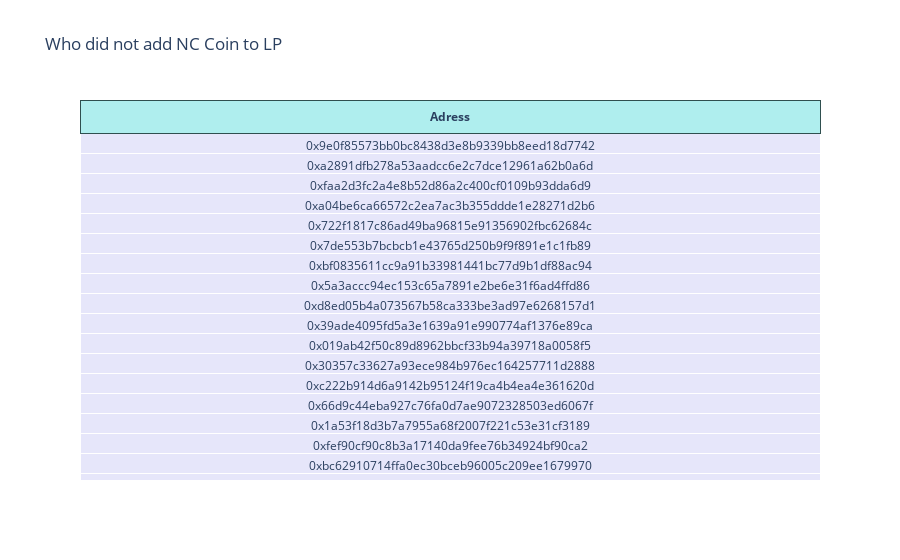

Notebook source saved alongside this figure:
### Code cell
fig = go.Figure(data=[go.Table(
    columnorder = [1],
    columnwidth = [50],
    header=dict(
        values=[['<b>Adress</b>']],
        fill_color='paleturquoise',
        align='center',
        font_size=12,
        line_color='darkslategray'
               ),
    cells=dict(
        values=[not_add_to_lp],
        fill_color='lavender',
        align=['center'],
              ))
])

fig.update_layout(title='Who did not add NC Coin to LP')
fig.show()

### Figure 1 — Plotly figure (JSON) as saved in the notebook; plotly's stock layout.template omitted (floating-point values rounded to 4 significant figures)
{"data": [{"cells": {"align": ["center"], "fill": {"color": "lavender"}, "values": [[["0x9e0f85573bb0bc8438d3e8b9339bb8eed18d7742"], ["0xa2891dfb278a53aadcc6e2c7dce12961a62b0a6d"], ["0xfaa2d3fc2a4e8b52d86a2c400cf0109b93dda6d9"], ["0xa04be6ca66572c2ea7ac3b355ddde1e28271d2b6"], ["0x722f1817c86ad49ba96815e91356902fbc62684c"], ["0x7de553b7bcbcb1e43765d250b9f9f891e1c1fb89"], ["0xbf0835611cc9a91b33981441bc77d9b1df88ac94"], ["0x5a3accc94ec153c65a7891e2be6e31f6ad4ffd86"], ["0xd8ed05b4a073567b58ca333be3ad97e6268157d1"], ["0x39ade4095fd5a3e1639a91e990774af1376e89ca"], ["0x019ab42f50c89d8962bbcf33b94a39718a0058f5"], ["0x30357c33627a93ece984b976ec164257711d2888"], ["0xc222b914d6a9142b95124f19ca4b4ea4e361620d"], ["0x66d9c44eba927c76fa0d7ae9072328503ed6067f"], ["0x1a53f18d3b7a7955a68f2007f221c53e31cf3189"], ["0xfef90cf90c8b3a17140da9fee76b34924bf90ca2"], ["0xbc62910714ffa0ec30bceb96005c209ee1679970"], ["0x0a3b67b88adf575654e071cf9c3e8065fc365967"], ["0x69b1277f4b40c1d3af666205a1ad54799c00d8c8"], ["0x9e2a6c1d9f0eadbf125519652eb9aacd64e167db"], ["0x6ee8e2c345af3ff63b2a5f9a750a41c068011f77"], ["0xf9a10d1b88bb20853750cd261808780ab26e318b"], ["0xcab0ab3416f162f152492b9ea722a4a178167e0f"], ["0xaaaf9ea89e68250736cdbdcf21cb6581faaaab39"], ["0x5ad0ae4dd76fb6a2903d2c4e2df75c78a2dcf718"], ["0xce8e1e296c717d58b5e42138cec469e15ec5a54b"], ["0xa990ea0164c40e0be431eeda3dc8011c846a5556"], ["0x1bd15fde11676243ab55e3ad41902e52b9fafb98"], ["0x2471d8447be895a5bfdb47cfd5629a3e765138a2"], ["0x5530ec23f4ee1521182bd158c09f4ca7efec1ef0"], ["0xcc956ff600c7b85a1ddf155046f8c2ccfd3c7541"], ["0x24370a1ae42574de3a4cb9cdf914ad3fec0624e9"], ["0x8413394c9834bd9ab451f45af4244106b6516390"], ["0xc2b7e194607a7fab13a31d7ad99e331db5ded766"], ["Null", "Address:", "0x000...dEaD"], ["0xd5b9fcf64bb620ce98a63ff33e89fd1c4088a25d"], ["0x2a17eecaa5db25f420428b8a5e362a2ab68f6111"], ["0x06448d32374560d858ba016e6bf16fa135f6e075"], ["0xcad97fba772899605064fee9f4b2ca65c914e635"], ["0xdb1b1955c1f9b73b2b1180ae4547f25d7d2a10be"], ["0xdfad88c83fbb108f6b03ac1b5afeda0e2bc213e1"], ["0x1103412a7c2972847aa17bef1f6982069a851a28"], ["0xf5f4cbc5793d99d858c18ef26bb47005b2b0d79a"], ["0xe4c3b0b63f5b16fbe2f34ee4eb409488eb65ecb9"], ["0x560e0845ed10fa069384f03ed551991f2561dfd8"], ["0x59f97d789726935cb2dcbdc485d48e8131c0eaae"], ["0xa792287a25b7af46e2507a875e4f554083f677ce"], ["0x96c195f6643a3d797cb90cb6ba0ae2776d51b5f3"], ["0xdb6f1920a889355780af7570773609bd8cb1f498"], ["0xa17f7de14ee47efb1c822a7610781c3679bcdf92"], ["0x78e16d2facb80ac536887d1376acd4eeedf2fa08"], ["0x46eb9bb54d52b93fc0a947c90f96f1731843352b"], ["0xc590175e458b83680867afd273527ff58f74c02b"], ["0x687c3ba1d38738090ab05317f42efadd1aea56ce"], ["Paraswap", "v5:", "Augustus", "Swapper"]]]}, "columnorder": [1], "columnwidth": [50], "header": {"align": "center", "fill": {"color": "paleturquoise"}, "font": {"size": 12}, "line": {"color": "darkslategray"}, "values": [["<b>Adress</b>"]]}, "type": "table"}], "layout": {"title": {"text": "Who did not add NC Coin to LP"}}}
